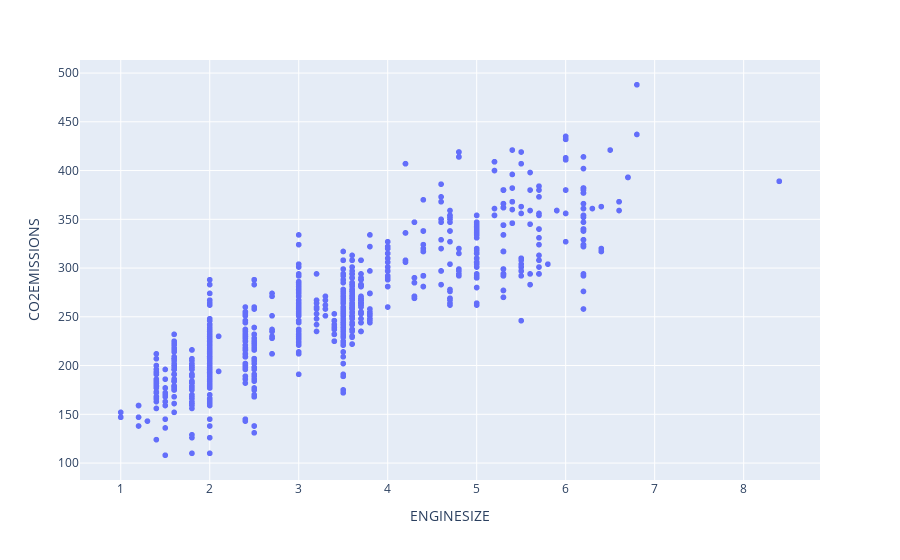

Here is the notebook cell this chart was saved with:
### Markdown cell above
# Exercise 2 : Scatter Plots

Plot 6 scatter plots, the 6 X features with CO2EMISSIONS.

### Code cell
fig = px.scatter(df, x="ENGINESIZE", y="CO2EMISSIONS")
fig.show()

### Figure 1 — Plotly figure (JSON) as saved in the notebook; plotly's stock layout.template omitted (floating-point values rounded to 4 significant figures; data arrays with more than 128 entries replaced by an {"elided": "..."} marker saying what was removed)
{"data": [{"hovertemplate": "ENGINESIZE=%{x}<br>CO2EMISSIONS=%{y}<extra></extra>", "legendgroup": "", "marker": {"color": "#636efa", "symbol": "circle"}, "mode": "markers", "name": "", "showlegend": false, "type": "scattergl", "x": {"elided": "1067 float values"}, "xaxis": "x", "y": {"elided": "1067 int values"}, "yaxis": "y"}], "layout": {"legend": {"tracegroupgap": 0}, "margin": {"t": 60}, "xaxis": {"anchor": "y", "domain": [0, 1], "title": {"text": "ENGINESIZE"}}, "yaxis": {"anchor": "x", "domain": [0, 1], "title": {"text": "CO2EMISSIONS"}}}}
